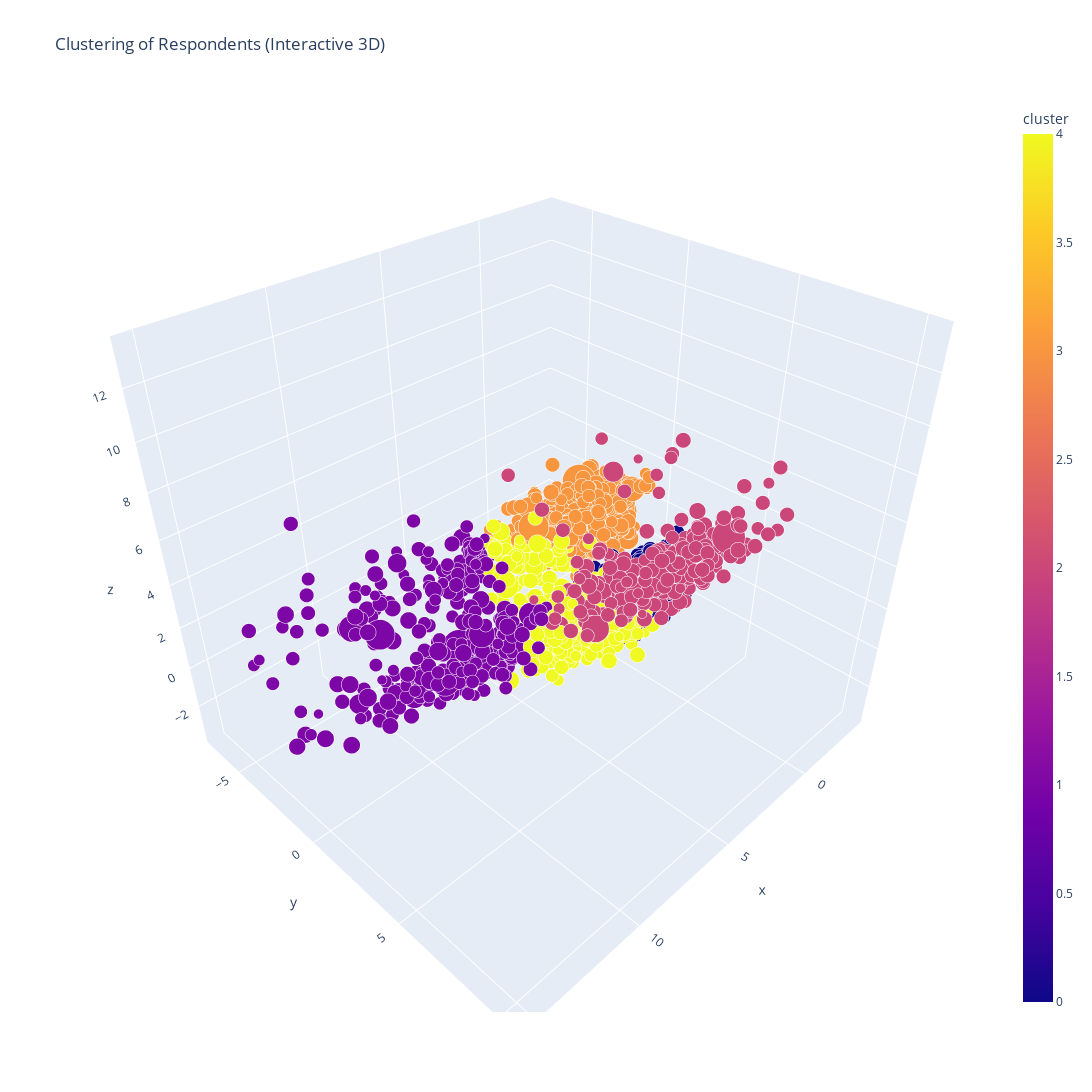

The cell this chart's notebook holds for it:
### Code cell
kmeans_usage = make_clusters(df_usage, 5)

### Figure 1 — Plotly figure (JSON) as saved in the notebook; plotly's stock layout.template omitted (floating-point values rounded to 4 significant figures; data arrays with more than 128 entries replaced by an {"elided": "..."} marker saying what was removed)
{"data": [{"hovertemplate": "x=%{x}<br>y=%{y}<br>z=%{z}<br>weight=%{marker.size}<br>cluster=%{marker.color}<extra></extra>", "legendgroup": "", "marker": {"color": {"elided": "5000 int values"}, "coloraxis": "coloraxis", "opacity": 1, "size": {"elided": "5000 float values"}, "sizemode": "area", "sizeref": 0.004873, "symbol": "circle"}, "mode": "markers", "name": "", "scene": "scene", "showlegend": false, "type": "scatter3d", "x": {"elided": "5000 float values"}, "y": {"elided": "5000 float values"}, "z": {"elided": "5000 float values"}}], "layout": {"coloraxis": {"colorbar": {"title": {"text": "cluster"}}, "colorscale": [[0, "#0d0887"], [0.1111, "#46039f"], [0.2222, "#7201a8"], [0.3333, "#9c179e"], [0.4444, "#bd3786"], [0.5556, "#d8576b"], [0.6667, "#ed7953"], [0.7778, "#fb9f3a"], [0.8889, "#fdca26"], [1, "#f0f921"]]}, "height": 1200, "legend": {"itemsizing": "constant", "tracegroupgap": 0}, "scene": {"domain": {"x": [0, 1], "y": [0, 1]}, "xaxis": {"title": {"text": "x"}}, "yaxis": {"title": {"text": "y"}}, "zaxis": {"title": {"text": "z"}}}, "title": {"text": "Clustering of Respondents (Interactive 3D)"}, "width": 1200}}
